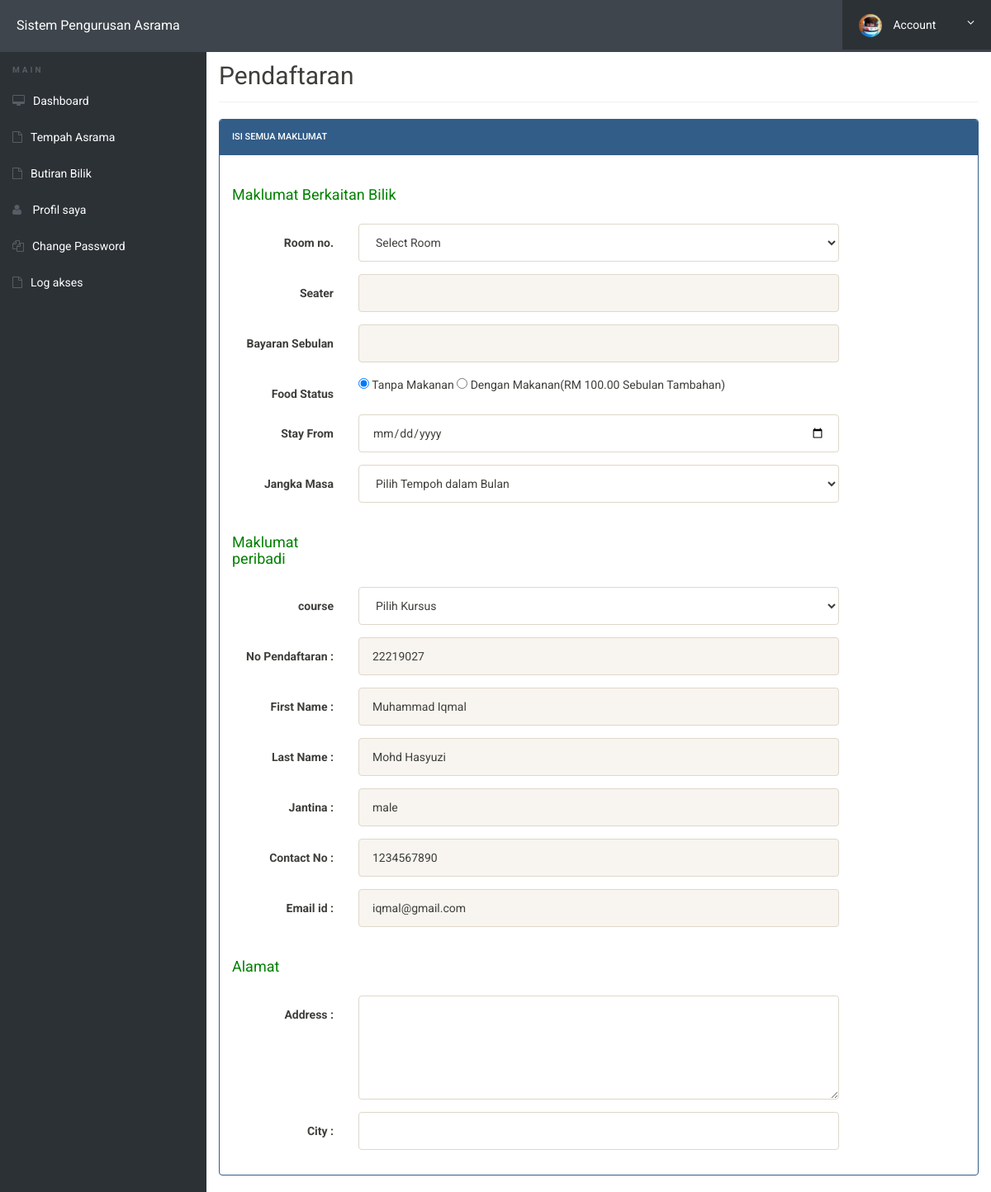
The app's page /book-hostel.php (signed in) with its own data.
### tables this page shows
CREATE TABLE `userregistration` (
  `id` int(11) NOT NULL,
  `regNo` varchar(255) DEFAULT NULL,
  `firstName` varchar(255) DEFAULT NULL,
  `middleName` varchar(255) DEFAULT NULL,
  `lastName` varchar(255) DEFAULT NULL,
  `gender` varchar(255) DEFAULT NULL,
  `contactNo` bigint(20) DEFAULT NULL,
  `email` varchar(255) DEFAULT NULL,
  `password` varchar(255) DEFAULT NULL,
  `regDate` timestamp NULL DEFAULT current_timestamp(),
  `updationDate` varchar(45) DEFAULT NULL,
  `passUdateDate` varchar(45) DEFAULT NULL
);

### book-hostel.php (the view, shortened to what this page needs)
<?php
include('includes/config.php');
?>
<!doctype html>
<html lang="en" class="no-js">
<head>
	<link rel="stylesheet" href="css/font-awesome.min.css">
	<link rel="stylesheet" href="css/bootstrap.min.css">
	<link rel="stylesheet" href="css/dataTables.bootstrap.min.css">>
	<link rel="stylesheet" href="css/bootstrap-social.css">
	<link rel="stylesheet" href="css/bootstrap-select.css">
	<link rel="stylesheet" href="css/fileinput.min.css">
	<link rel="stylesheet" href="css/awesome-bootstrap-checkbox.css">
	<link rel="stylesheet" href="css/style.css">
</head>
<body>
	<?php include('includes/header.php');?>
	<div class="ts-main-content">
		<?php include('includes/sidebar.php');?>
		<div class="content-wrapper">
			<div class="container-fluid">
				<div class="row">
					<div class="col-md-12">
						<h2 class="page-title">Pendaftaran </h2>
						<div class="row">
							<div class="col-md-12">
								<div class="panel panel-primary">
									<div class="panel-heading">Isi semua Maklumat</div>
									<div class="panel-body">
										<form method="post" action="" class="form-horizontal">
							<?php
$uid=$_SESSION['login'];
							 $stmt=$mysqli->prepare("SELECT emailid FROM registration WHERE emailid=? || regno=? ");
				$stmt->bind_param('ss',$uid,$uid);
				$stmt->execute();
				$stmt -> bind_result($email);
				$rs=$stmt->fetch();
				if($rs)
				{ ?>
			<h3 style="color: red" align="center">Asrama sudah ditempah oleh anda</h3>
			<div align="center">
				<div class="col-md-4">&nbsp;</div>
			<div class="col-md-4">
										<div class="panel panel-default">
											<div class="panel-body bk-success text-light">
												<div class="stat-panel text-center">
												<div class="stat-panel-number h1 ">My Room</div>
												</div>
											</div>
											<a href="room-details.php" class="block-anchor panel-footer text-center">See All &nbsp; <i class="fa fa-arrow-right"></i></a>
										</div>
									</div>
								</div>
				<?php }
				else{
							?>
<div class="form-group">
<label class="col-sm-4 control-label"><h4 style="color: green" align="left">Maklumat Berkaitan Bilik </h4> </label>
</div>
<div class="form-group">
<label class="col-sm-2 control-label">Room no. </label>
<div class="col-sm-8">
<select name="room" id="room"class="form-control"  onChange="getSeater(this.value);" onBlur="checkAvailability()" required>
<option value="">Select Room</option>
</select>
</div>
</div>
<div class="form-group">
<label class="col-sm-2 control-label">Seater</label>
<div class="col-sm-8">
<input type="text" name="seater" id="seater"  class="form-control" readonly="true">
</div>
</div>
<div class="form-group">
<label class="col-sm-2 control-label">Bayaran Sebulan</label>
<div class="col-sm-8">
<input type="text" name="fpm" id="fpm"  class="form-control" readonly="true">
</div>
</div>
<div class="form-group">
<label class="col-sm-2 control-label">Food Status</label>
<div class="col-sm-8">
<input type="radio" value="0" name="foodstatus" checked="checked"> Tanpa Makanan
<input type="radio" value="1" name="foodstatus"> Dengan Makanan(RM 100.00 Sebulan Tambahan)
</div>
</div>
<div class="form-group">
<label class="col-sm-2 control-label">Stay From</label>
<div class="col-sm-8">
<input type="date" name="stayf" id="stayf"  class="form-control" >
</div>
</div>
<div class="form-group">
<label class="col-sm-2 control-label">Jangka Masa</label>
<div class="col-sm-8">
<select name="duration" id="duration" class="form-control">
<option value="">Pilih Tempoh dalam Bulan</option>
</select>
</div>
</div>
<div class="form-group">
<label class="col-sm-2 control-label"><h4 style="color: green" align="left">Maklumat peribadi </h4> </label>
</div>
<div class="form-group">
<label class="col-sm-2 control-label">course </label>
<div class="col-sm-8">
<select name="course" id="course" class="form-control" required>
<option value="">Pilih Kursus</option>
</select> </div>
</div>
<?php
$aid=$_SESSION['id'];
	$ret="select * from userregistration where id=?";
		$stmt= $mysqli->prepare($ret) ;
	 $stmt->bind_param('i',$aid);
	 $stmt->execute() ;
	 $res=$stmt->get_result();
	   while($row=$res->fetch_object())
	  {
	  	?>
<div class="form-group">
<label class="col-sm-2 control-label">No Pendaftaran : </label>
<div class="col-sm-8">
<input type="text" name="regno" id="regno"  class="form-control" value="<?php echo $row->regNo;?>" readonly >
</div>
</div>
<div class="form-group">
<label class="col-sm-2 control-label">First Name : </label>
<div class="col-sm-8">
<input type="text" name="fname" id="fname"  class="form-control" value="<?php echo $row->firstName;?>" readonly>
</div>
</div>
<div class="form-group">
<label class="col-sm-2 control-label">Last Name : </label>
<div class="col-sm-8">
<input type="text" name="lname" id="lname"  class="form-control" value="<?php echo $row->lastName;?>" readonly>
</div>
</div>
<div class="form-group">
<label class="col-sm-2 control-label">Jantina : </label>
<div class="col-sm-8">
<input type="text" name="gender" value="<?php echo $row->gender;?>" class="form-control" readonly>
</div>
</div>
<div class="form-group">
<label class="col-sm-2 control-label">Contact No : </label>
<div class="col-sm-8">
<input type="text" name="contact" id="contact" value="<?php echo $row->contactNo;?>"  class="form-control" readonly>
</div>
</div>
<div class="form-group">
<label class="col-sm-2 control-label">Email id : </label>
<div class="col-sm-8">
<input type="email" name="email" id="email"  class="form-control" value="<?php echo $row->email;?>"  readonly>
</div>
</div>
<?php } ?>
<div class="form-group">
<label class="col-sm-3 control-label"><h4 style="color: green" align="left">Alamat </h4> </label>
</div>
<div class="form-group">
<label class="col-sm-2 control-label">Address : </label>
<div class="col-sm-8">
<textarea  rows="5" name="address"  id="address" class="form-control" required="required"></textarea>
</div>
</div>
<div class="form-group">
<label class="col-sm-2 control-label">City : </label>
<div class="col-sm-8">
<input type="text" name="city" id="city"  class="form-control" required="required">
</div>
</div>
<?php } ?>
									</div>
									</div>
								</div>
							</div>
						</div>
							</div>
						</div>
					</div>
				</div>
</body>
</html>

### css/style.css (style rules this page uses)
html { font-size: 14px; }
@media only screen and (min-width: 480px) { html { font-size: 17px; } }
@media only screen and (min-width: 768px) { html { font-size: 14px; } }
body { font-size: 1em; }
.panel { overflow: hidden; }
.page-title { padding-bottom: 15px; margin-bottom: 20px; border-bottom: 1px solid #f0f0f0; }
.ts-main-content .content-wrapper { padding-top: 15px; margin-top: 20px; }
@media only screen and (min-width: 992px) { .ts-main-content .content-wrapper { margin-left: 250px; } }

### records on screen
userregistration: regno "22219027", fname "Muhammad Iqmal", lname "Mohd Hasyuzi", gender "male", contact "1234567890", email "iqmal@gmail.com"
